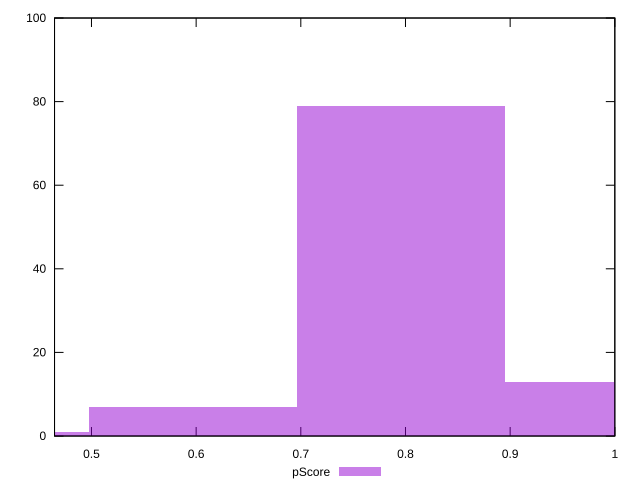

The gnuplot source for this figure:
reset

$pScore <<EOF
0.9944645144686006 13
0.7955716115748805 79
0.5966787086811605 7
0.39778580578744027 1
EOF

set key outside below
set boxwidth 0.19889290289372014
set xrange [0.4647058823529412:1]
set yrange [0:100]
set trange [0:100]
set style fill transparent solid 0.5 noborder
set terminal svg size 640, 490 enhanced background rgb 'white'
set output "report_00025_2021-02-22T21:38:55.199Z/unused-css-rules/samples/pages/pScore/histogram.svg"

plot $pScore title "pScore" with boxes

reset
